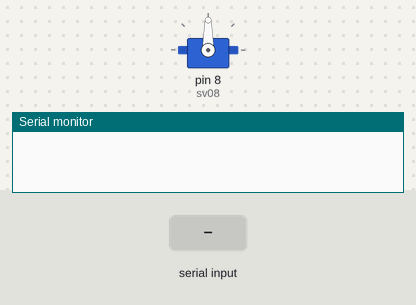
Bench run of a sketch on a simulated Arduino Uno, built with avr-gcc and run on an emulated ATmega328P. Shown: servo, the last lines printed to the serial monitor. The test bench sets the inputs (shaded band).

Above: at 1.2 s.
1.3 s: "30,150\n" received over Serial
At 2.7 s:
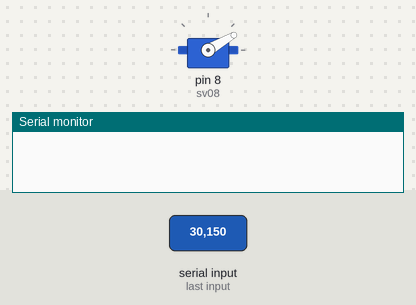
4.3 s: "5\n" received over Serial
At 5.7 s:
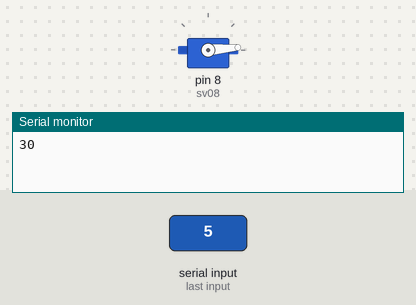
7.3 s: "200\n" received over Serial
At 8.7 s:
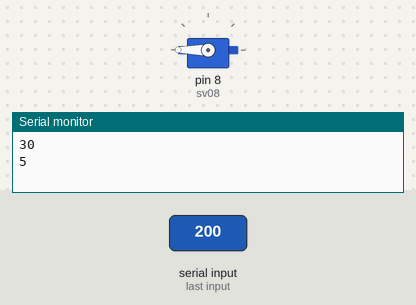
Timing chart, 0 to 10.3 s (numbered marks = the images above; inputs shaded):
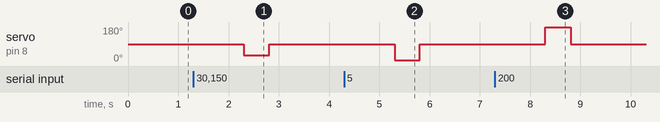

Measured:
- after the input at 1.3 s, servo on pin 8 (sv08): 90° → 30° after 1.0 s, → 90° 0.50 s later
- after the input at 4.3 s, servo on pin 8 (sv08): 90° → 5° after 1.0 s, → 90° 0.50 s later
- after the input at 7.3 s, servo on pin 8 (sv08): 90° → 180° after 1.0 s, → 90° 0.50 s later

The sketch:

servo1.ino
```cpp
#include <Servo.h>
//
Servo sv;
int i=0;
int ctr = 0;
String str;
int sv08 = 8;

void setup() {
  Serial.begin(9600);
  sv.attach(sv08);  // attaches the servo on pin 9 to the servo object
  pinMode(OUTPUT,13);

}


int svrun(int o){
  sv.write(o);
  delay(500);
  sv.write(90);
  return ;
}

void loop() {


if(Serial.available()>0){
  str = Serial.readString();
  ctr = str.toInt();
//  blinkled(ctr);
  svrun(ctr);
  Serial.println(ctr);

}

//svrun(1);
//sv.write(1);
//delay(2000);

//for(i=0;i<180;i+=1){
//  sv.write(i);
//  delay(30);
//}
//delay(500);
//for(i=180;i>0;i-=1){
//  sv.write(i);
//  delay(30);
//}


}
```
